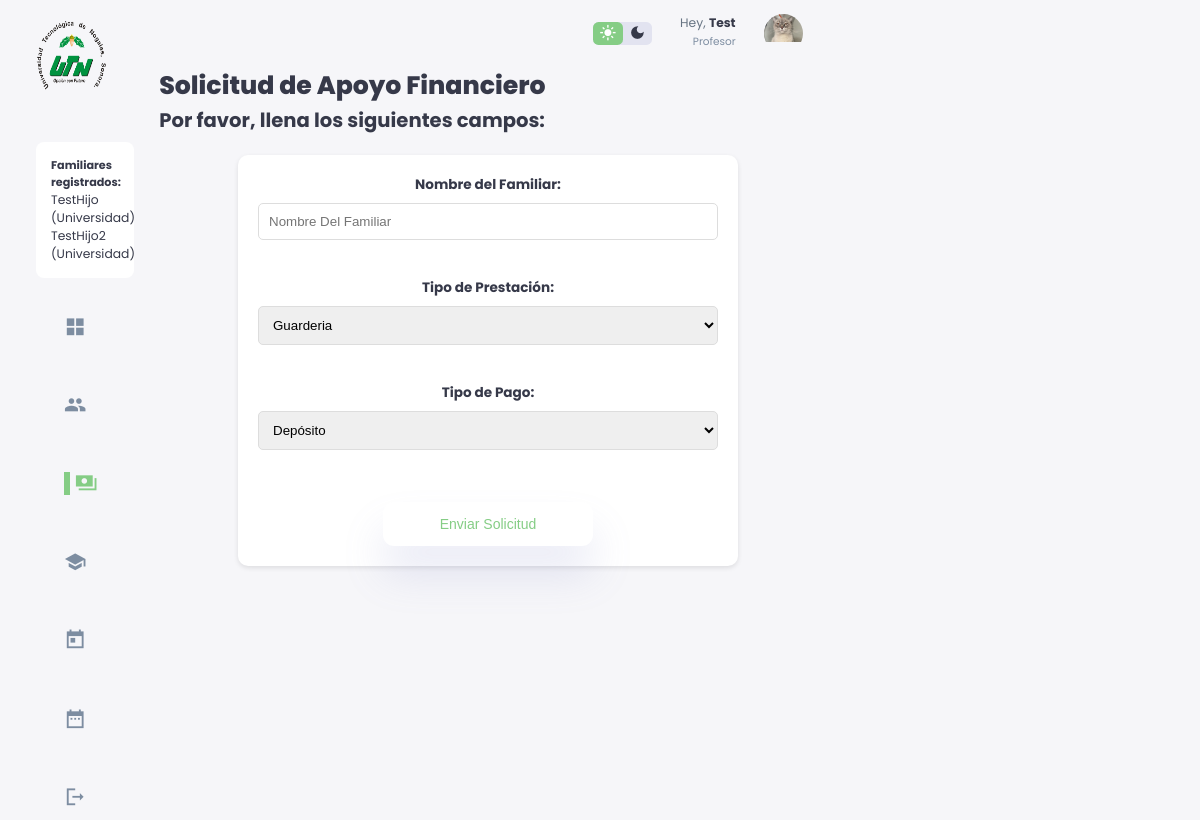
The app's page /SOLICITUDprestacionesfinancieras.php (signed in) with its own data.
### tables this page shows
CREATE TABLE `familiar_empleado` (
  `Id_Familiar` int(11) NOT NULL,
  `Nombre_Familiar` varchar(50) NOT NULL,
  `Nivel_academico` varchar(25) NOT NULL,
  `Edad` int(3) NOT NULL
);

### SOLICITUDprestacionesfinancieras.php (the view, shortened to what this page needs)
<?php
require_once("conn.php");
?>
<!DOCTYPE html>
<html lang="en">
<head>
        <link href="lightbox.min.css" rel="stylesheet">
        <link rel="stylesheet" href="./styleRegistrarFamiliares.css">
</head>
<body>
        <div class="container">
                <aside>
                        <div class="top">
                                <div class="logo">
                                                <img src="./images/logo.png.png">
                                </div>
                        </div>
                        <div class="sidebar">
<?php
    $queryFamiliares = $conn->prepare("SELECT f.Nombre_Familiar, f.Nivel_academico FROM familiar_empleado f INNER JOIN empleado_familiar e ON f.Id_Familiar = e.Id_Familiar WHERE e.Numero_Empleado = ?");
    $queryFamiliares->bind_param("i", $_SESSION['Numero_Empleado']);
    $queryFamiliares->execute();
    $resultFamiliares = $queryFamiliares->get_result();
    echo '<div style="background:#fff; padding:15px; margin:10px 0; border-radius:8px;"><h4>Familiares registrados:</h4><ul>';
    while ($rowF = $resultFamiliares->fetch_assoc()) {
        if ($rowF['Nombre_Familiar'] == "N/A") {
            continue;
        }
        echo '<li>' . htmlspecialchars($rowF['Nombre_Familiar']) . ' (' . htmlspecialchars($rowF['Nivel_academico']) . ')</li>';
    }
    echo '</ul></div>';
?>
                                <a href="index.php">
                                        <span class="material-icons-sharp">grid_view</span>
                                </a>
                                <a href="registrarfamiliares.php">
                                        <span class="material-icons-sharp">people</span>
                                </a>
                                <a href="SOLICITUDprestacionesfinancieras.php" class="active">
                                        <span class="material-icons-sharp">payments</span>
                                </a>
                                <a href="SOLICITUDprestacionapoyoacademico.php">
                                        <span class="material-icons-sharp">school</span>
                                </a>
                                <a href="SOLICITUDprestaciondia.php">
                                        <span class="material-icons-sharp">today</span>
                                </a>
                                <a href="SOLICITUDprestacionplazo.php">
                                        <span class="material-icons-sharp">date_range</span>
                                </a>
                                <a href="#" onclick="event.preventDefault(); document.getElementById('logout-form').submit();">
                                        <span class="material-icons-sharp">logout</span>
                                </a>
                        </div>
                </aside>
        <div class="contenido">
                <div class="top">
                                <div class="theme-toggler">
                                        <span class="material-icons-sharp active">light_mode</span>
                                        <span class="material-icons-sharp">dark_mode</span>
                                </div>
                                <div class="profile">
                                        <div class="info">
                                        <?php
                                        echo '<p>Hey, <b>'.htmlspecialchars($_SESSION['Nombre_Empleado']).'</b></p>
                                                <small class="text-muted">'.htmlspecialchars($_SESSION['Area']).'</small>';
                                        ?>
                                        </div>
                                        <div class="profile-photo">
                                                <img src="./images/profile-1.jpg.jpeg">
                                        </div>
                                </div>
                </div>
        <h1>Solicitud de Apoyo Financiero</h1>
        <h2>Por favor, llena los siguientes campos:</h2>
        <form action="" method="post">
                <label for="nombre_familiar"><h5>Nombre del Familiar:</h5></label>
                <input type="text" id="nombre_familiar" name="nombre_familiar" placeholder="Nombre Del Familiar"><br><br>
                <label for="tipo"><h5>Tipo de Prestación:</h5></label>
                <select id="tipo" name="tipo">
                <?php
require_once("conn.php");
$queryCon = $conn->prepare("SELECT nombre FROM tiposprestacion Where tipoMayor = 'Financiera'");
$queryCon->execute();
$result = $queryCon->get_result();
while ($row = $result->fetch_assoc()) {
    echo '<option value="' . htmlspecialchars($row['nombre']) . '">' . htmlspecialchars($row['nombre']) . '</option>';
}
?>
                </select><br><br>
                <label for="tipo_pago"><h5>Tipo de Pago:</h5></label>
                <select id="tipo_pago" name="tipo_pago">
                        <option value="Deposito">Depósito</option>
                </select><br><br>
                <div class="button-container">
                <button type="submit">Enviar Solicitud</button>
                </div>
        </form>
</body>
</html>

### styleRegistrarFamiliares.css (style rules this page uses)
:root { --color-primary: #85cd85; --color-danger: #ff7782; --color-success: #85cd85; --color-warning: #ffbb55; --color-white: #fff; --color-info-dark: #7d8da1; --color-info-light: #dce1eb; --color-dark: #363949; --color-light: rgba(132, 139, 200, 0.18); --color-primary-variant: #111e88; --color-dark-variant: #677483; --color-background: #f6f6f9; --color-newbackground: white; --card-border-radius: 2rem; --border-radius-1: 0.4rem; --border-radius-2: 0.8rem; --border-radius-3: 1.2rem; --card-padding: 1.8rem; --padding-1: 1.2rem; --box-shadow: 0 2rem 3rem var(--color-light) }
* { margin: 0; padding: 0; outline: 0; appearance: 0; border: 0; text-decoration: none; list-style: none; box-sizing: border-box; }
html { font-size: 14px; }
body { width: 100vw; height: 100vh; font-family: poppins, sans-serif; font-size: 0.88rem; background: var(--color-background); user-select: none; overflow-x: hidden; color: var(--color-dark); }
.container { display: grid; width: 96%; margin: 0 auto; gap: 1.8rem; grid-template-columns: 14rem auto; }
a { color: var(--color-dark); }
img { display: block; width: 100%; }
h1 { font-weight: 800; font-size: 1.8rem; }
h2 { font-size: 1.4rem; }
h4 { font-size: 0.8rem; }
h5 { font-size: 0.77rem; }
small { font-size: 0.75rem; }
.profile-photo { width: 2.8rem; height: 2.8rem; border-radius: 50%; overflow: hidden; }
.text-muted { color: var(--color-info-dark); }
p { color: var(--color-dark-variant); }
b { color: var(--color-dark); }
aside { height: 100vh; }
aside .top { display: flex; align-items: center; justify-content: space-between; margin-top: 1.4rem; }
aside .logo { display: flex; gap: 0.8rem; }
aside .logo img { width: 5rem; height: 5rem; }
aside .sidebar { display: flex; flex-direction: column; height: 86vh; position: relative; top: 3rem; }
aside .sidebar a { display: flex; color: var(--color-info-dark); margin: 2rem; gap: 1rem; align-items: center; position: relative; height: 3.7rem; transition: all 300 ease; }
aside .sidebar a span { font-size: 1.6rem; transition: all 300ms ease; }
aside .sidebar a.active:before { content: ""; width: 6px; height: 100%; background: var(--color-primary); position: absolute; left: 0; top: 0; }
aside .sidebar a.active span { color: var(--color-primary); margin-left: calc(1rem - 3px); }
.contenido .top { display: flex; justify-content: flex-end; align-items: center; padding: 1rem; background: transparent; border-radius: var(--border-radius-2); margin-bottom: 0; }
.contenido .top { display: flex; justify-content: end; gap: 2rem; }
.contenido .theme-toggler { background-color: var(--color-light); display: flex; justify-content: space-between; align-items: center; height: 1.6rem; width: 4.2rem; cursor: pointer; border-radius: var(--border-radius-1); }
.contenido .theme-toggler span { font-size: 1.2rem; width: 50%; height: 100%; display: flex; align-items: center; justify-content: center; }
.contenido .theme-toggler span.active { background: var(--color-primary); color: white; border-radius: var(--border-radius-1); }
.contenido .top .profile { display: flex; gap: 2rem; text-align: right; }
form { background-color: var(--color-newbackground); max-width: 500px; margin: 20px auto; padding: 20px; border-radius: 10px; box-shadow: 0 2px 5px rgba(0, 0, 0, 0.1); }
h5 { font-size: 0.97rem; }
label { display: block; margin-bottom: 8px; color:var(--color-darksa); text-align: center; }
input[type="text"], input[type="date"], input[type="number"], select { width: 100%; padding: 10px; margin-bottom: 20px; border: 1px solid #ddd; border-radius: 5px; box-sizing: border-box; }
.button-container { display: flex; justify-content: center; margin-top: 20px; }
button, input[type="submit"] { width: 100%; padding: 10px; background-color: var(--color-primary); color: white; border: none; border-radius: 5px; cursor: pointer; font-size: 16px; }
button { background-color: var(--color-white); border: none; padding: 1rem; font-size: 1rem; width: 15em; border-radius: var(--border-radius-2); color: var(--color-primary); box-shadow: var(--box-shadow); cursor: pointer; transition: background-color 0.3s ease, color 0.3s ease, box-shadow 0.3s ease, transform 0.3s ease; }
.button-container { display: flex; justify-content: center; gap: 1rem; margin-top: 1rem; }
@media screen and (max-width: 1200px) { .container { width: 94%; grid-template-columns: 7rem auto 23rem; } }
@media screen and (max-width: 1200px) { aside .sidebar a { width: 5.6rem; } }

### records on screen
familiar_empleado: Nombre_Familiar "TestHijo", Nivel_academico "Universidad"
familiar_empleado: Nombre_Familiar "TestHijo2", Nivel_academico "Universidad"

### other values on screen
$_SESSION['Nombre_Empleado'] "Test"
$_SESSION['Area'] "Profesor"
form field tipo "Guarderia"
